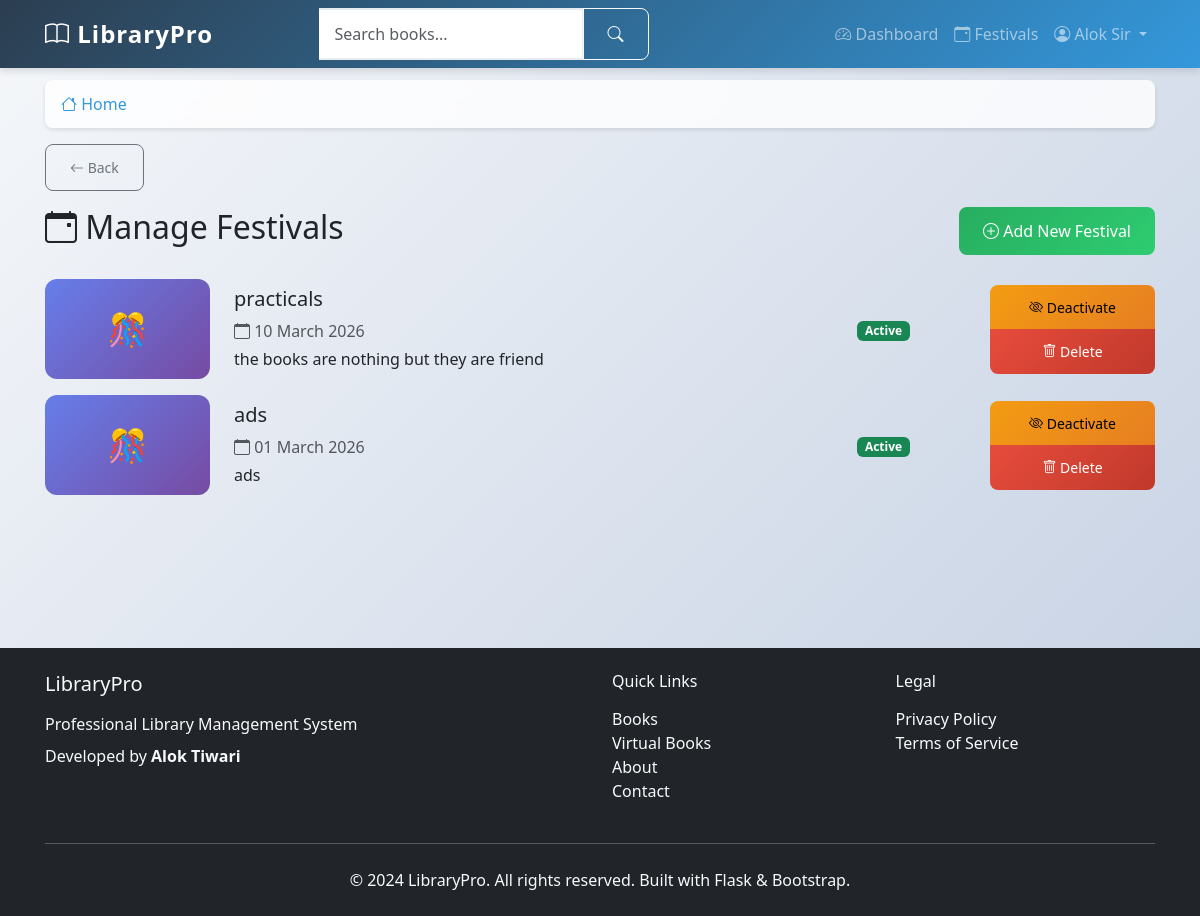
The page /manage-festivals (signed in) on the database as committed earlier.
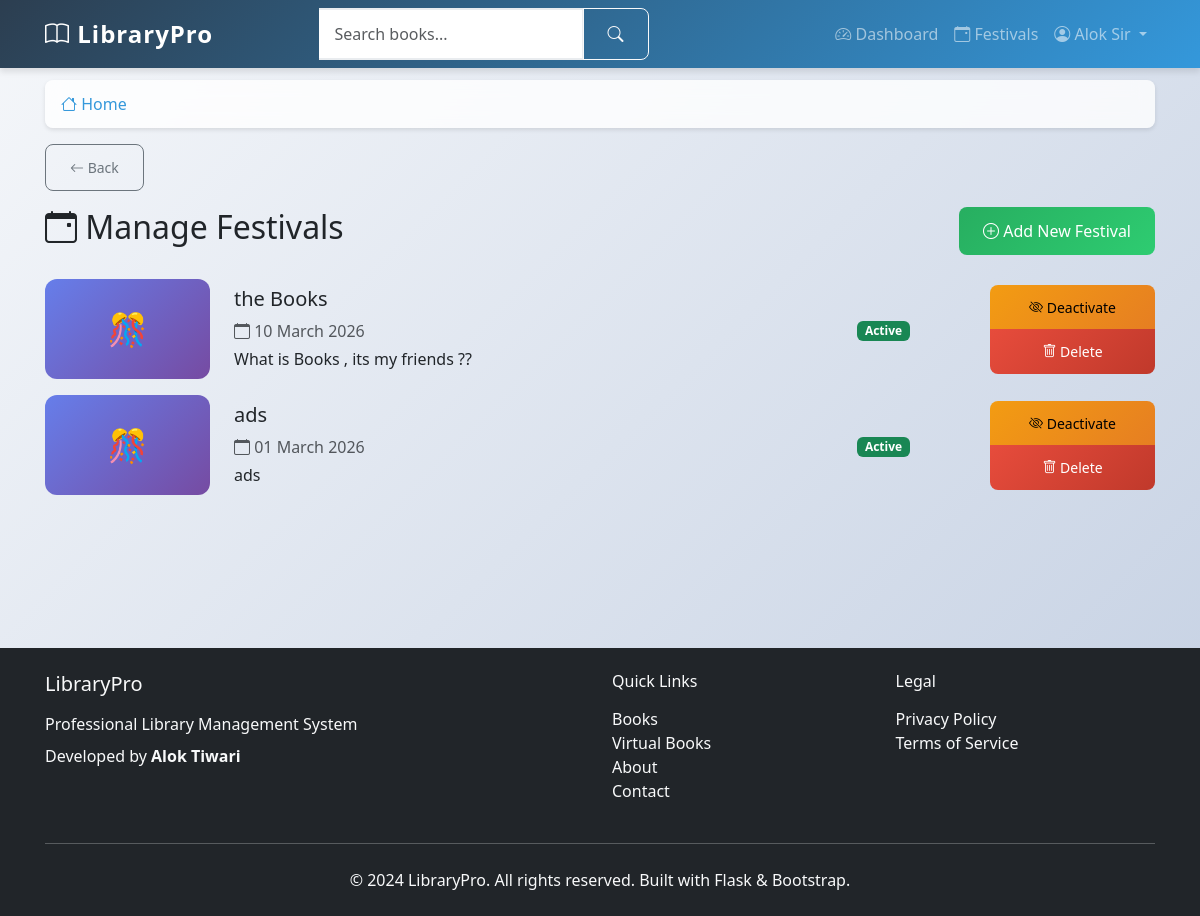
The same page on the database as committed later.
### app/models.py (models this page shows, shortened)
class Festival(db.Model):
    id = db.Column(db.Integer, primary_key=True)
    title = db.Column(db.String(200), nullable=False)
    description = db.Column(db.Text, nullable=True)
    date = db.Column(db.Date, nullable=False)
    image_path = db.Column(db.String(500), nullable=True)
    video_url = db.Column(db.String(500), nullable=True)
    video_path = db.Column(db.String(500), nullable=True)
    created_by = db.Column(db.Integer, db.ForeignKey('user.id'), nullable=False)
    created_at = db.Column(db.DateTime, nullable=False, default=datetime.utcnow)
    is_active = db.Column(db.Boolean, nullable=False, default=True)
    creator = db.relationship('User', foreign_keys=[created_by], backref='festivals')

### app/main/routes.py (the view)
@bp.route('/manage-festivals')
@login_required
def manage_festivals():
    if current_user.role != 'admin':
        flash('Access denied.', 'danger')
        return redirect(url_for('main.dashboard'))
    festivals = Festival.query.order_by(Festival.date.desc()).all()
    return render_template('main/manage_festivals.html', title='Manage Festivals', festivals=festivals)

### app/__init__.py (called while the page is built)
def create_app():
    app = Flask(__name__)
    app.config.from_object(Config)
    db.init_app(app)
    migrate.init_app(app, db)
    login.init_app(app)
    login.login_view = 'auth.student_login'
    login.login_message = 'Please log in to access this page.'
    login.login_message_category = 'info'
    from app.auth import bp as auth_bp
    app.register_blueprint(auth_bp, url_prefix='/auth')
    from app.main import bp as main_bp
    app.register_blueprint(main_bp)
    from app.models import User
    @login.user_loader
    def load_user(user_id):
        return User.query.get(int(user_id))
    return app

### app/templates/main/manage_festivals.html (shortened to what this page needs)
{% extends "base.html" %}
{% block content %}
<link rel="stylesheet" href="{{ url_for('static', filename='css/modern.css') }}">
<div class="d-flex justify-content-between align-items-center mb-4">
    <h2><i class="bi bi-calendar-event"></i> Manage Festivals</h2>
    <a href="{{ url_for('main.add_festival') }}" class="btn btn-success">
        <i class="bi bi-plus-circle"></i> Add New Festival
    </a>
</div>
{% if festivals %}
<div class="row">
    {% for festival in festivals %}
    <div class="col-12 mb-3">
        <div class="festival-admin-card">
            <div class="row align-items-center">
                <div class="col-md-2">
                    {% if festival.image_path %}
                    <img src="{{ festival.image_path }}" alt="{{ festival.title }}" style="width: 100%; border-radius: 12px;">
                    {% else %}
                    <div style="width: 100%; height: 100px; background: linear-gradient(135deg, #667eea, #764ba2); border-radius: 12px; display: flex; align-items: center; justify-content: center; color: white; font-size: 2rem;">
                        🎊
                    </div>
                    {% endif %}
                </div>
                <div class="col-md-6">
                    <h5 class="mb-2">{{ festival.title }}</h5>
                    <p class="text-muted mb-1">
                        <i class="bi bi-calendar"></i> {{ festival.date.strftime('%d %B %Y') }}
                    </p>
                    <p class="mb-0">{{ festival.description[:100] }}{% if festival.description|length > 100 %}...{% endif %}</p>
                </div>
                <div class="col-md-2 text-center">
                    {% if festival.is_active %}
                    <span class="badge bg-success">Active</span>
                    {% else %}
                    <span class="badge bg-secondary">Inactive</span>
                    {% endif %}
                </div>
                <div class="col-md-2">
                    <div class="btn-group-vertical w-100">
                        <a href="{{ url_for('main.toggle_festival', festival_id=festival.id) }}"
                           class="btn btn-sm btn-{% if festival.is_active %}warning{% else %}success{% endif %}">
                            <i class="bi bi-{% if festival.is_active %}eye-slash{% else %}eye{% endif %}"></i>
                            {% if festival.is_active %}Deactivate{% else %}Activate{% endif %}
                        </a>
                        <a href="{{ url_for('main.delete_festival', festival_id=festival.id) }}"
                           class="btn btn-sm btn-danger"
                           onclick="return confirm('Delete this festival?')">
                            <i class="bi bi-trash"></i> Delete
                        </a>
                    </div>
                </div>
            </div>
        </div>
    </div>
    {% endfor %}
</div>
{% endif %}
{% endblock %}

Rows that differ between the two databases and show on the page:
removed Festival: title "practicals", date "10 March 2026", description "the books are nothing but they are friend", is_active "Active"
added Festival: title "the Books", date "10 March 2026", description "What is Books , its my friends ??", is_active "Active"
